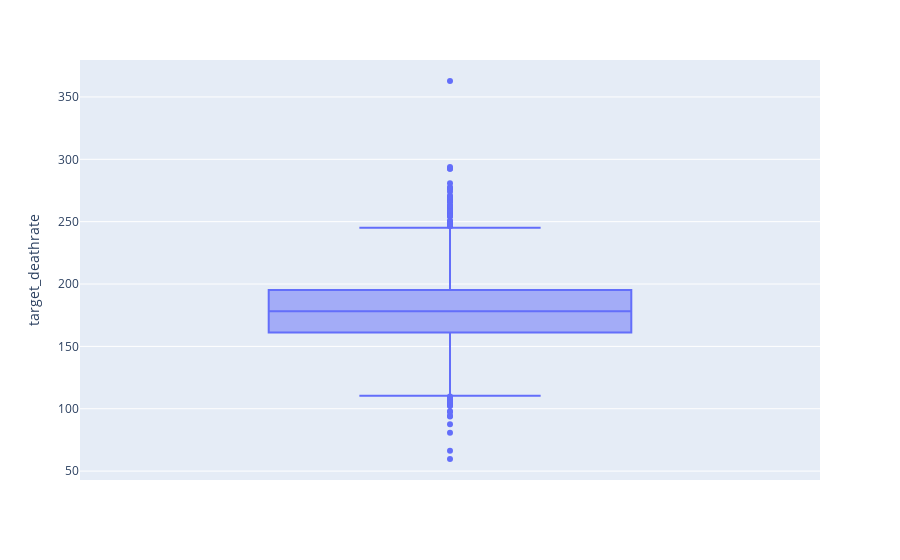

The notebook cell this image was saved under:
### Code cell
import plotly.express as ex

#df=ex.data.tips()
fig = ex.box(processed_data,y="target_deathrate")
fig.show()

### Figure 1 — Plotly figure (JSON) as saved in the notebook; plotly's stock layout.template omitted (floating-point values rounded to 4 significant figures; data arrays with more than 128 entries replaced by an {"elided": "..."} marker saying what was removed)
{"data": [{"alignmentgroup": "True", "hovertemplate": "target_deathrate=%{y}<extra></extra>", "legendgroup": "", "marker": {"color": "#636efa"}, "name": "", "notched": false, "offsetgroup": "", "orientation": "v", "showlegend": false, "type": "box", "x0": " ", "xaxis": "x", "y": {"elided": "3047 float values"}, "y0": " ", "yaxis": "y"}], "layout": {"boxmode": "group", "legend": {"tracegroupgap": 0}, "margin": {"t": 60}, "xaxis": {"anchor": "y", "domain": [0, 1]}, "yaxis": {"anchor": "x", "domain": [0, 1], "title": {"text": "target_deathrate"}}}}
